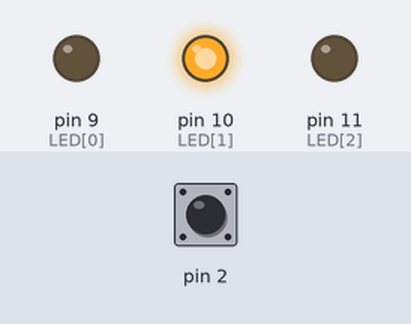
The sketch below on a simulated Arduino Uno, built with avr-gcc and run on an emulated ATmega328P. Parts: output pins drawn as LEDs (lit = HIGH). The inputs (shaded band) are chosen by the test bench; at power-on: pin 2 HIGH.

Above: at 1.2 s.
1.3 s: pin 2 driven LOW
At 2.0 s:
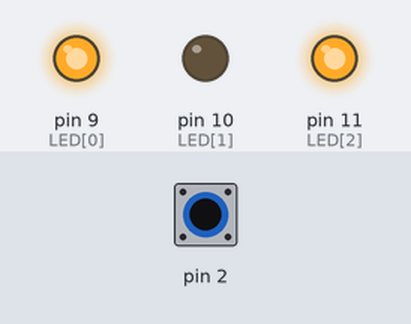
4.0 s: pin 2 pulsed HIGH 5 times (0.12 s each, 0.3 s apart)
At 6.2 s:
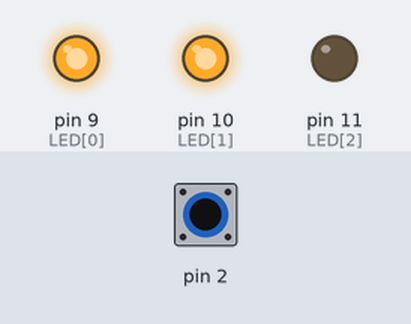
8.5 s: pin 2 pulsed HIGH 2 times (0.12 s each, 0.3 s apart)
At 10.3 s:
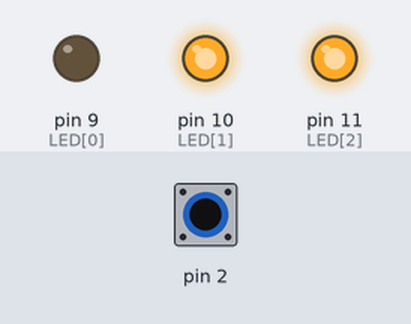
Timing chart, 0 to 18.0 s (numbered marks = the images above; inputs shaded):
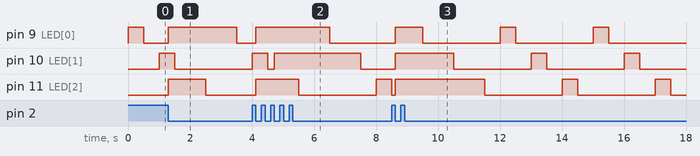

Measured:
- by itself, pin 9 (LED[0]), pin 10 (LED[1]): repeats every 3.0 s: LOW 2.5 s, HIGH 0.50 s

The sketch:

LAB5-2.ino
```cpp
int LED[] = {9, 10, 11};

void setup() {
  attachInterrupt(0, onALL, FALLING);
  Serial.begin(9600);
  pinMode(LED[0], OUTPUT);
  pinMode(LED[1], OUTPUT);
  pinMode(LED[2], OUTPUT);
}

void loop() {
  for (int i = 0; i < 3; i++) {
    digitalWrite(LED[i], HIGH);
    delay(500);
    digitalWrite(LED[i], LOW);
    delay(500);
  }
}

void onALL() {
  digitalWrite(LED[0], HIGH);
  digitalWrite(LED[1], HIGH);
  digitalWrite(LED[2], HIGH);
  delay(4000);
}
```
